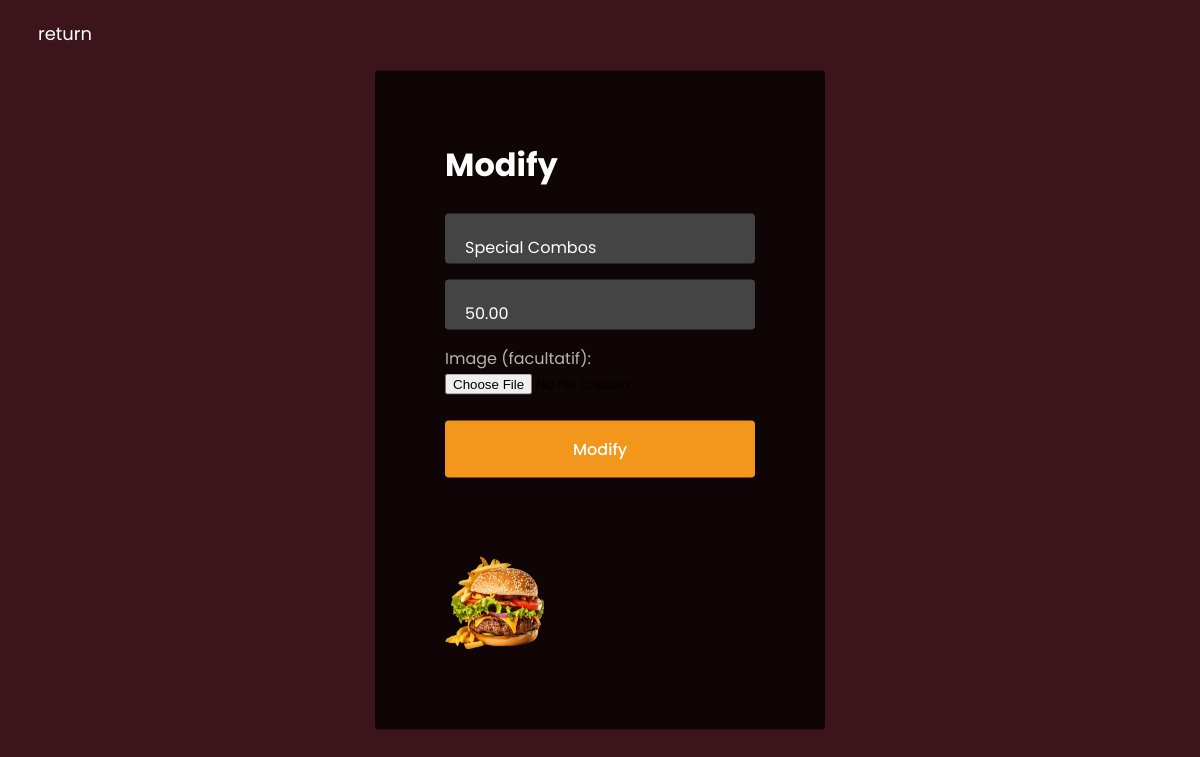
The app's page /edit_product.php?id=1 (signed in) with its own data.
### tables this page shows
CREATE TABLE `products` (
  `id` int(11) NOT NULL,
  `name` varchar(255) NOT NULL,
  `price` decimal(10,2) NOT NULL,
  `image` varchar(255) NOT NULL
);

### edit_product.php (the view, shortened to what this page needs)
<?php
require_once 'config.php';
if (isset($_GET['id'])) {
    $product_id = $_GET['id'];
    $sql = "SELECT name, price, image FROM products WHERE id = ?";
    if ($stmt = $conn->prepare($sql)) {
        $stmt->bind_param("i", $product_id);
        $stmt->execute();
        $stmt->bind_result($name, $price, $image);
    }
} else {
    echo "ID de produit manquant.";
}
?>
<!DOCTYPE html>
<html lang="en">
<head>
    <link rel="stylesheet" href="login.css">
    <link rel="stylesheet" href="https://cdnjs.cloudflare.com/ajax/libs/font-awesome/6.6.0/css/all.min.css" />
    <link rel="stylesheet" href="https://cdn.jsdelivr.net/npm/swiper@11/swiper-bundle.min.css" />
    <link rel="stylesheet" href="style.css" />
</head>
<body>
<header>
      <nav class="navbar">
        <ul class="nav-menu">
          <li class="nav-item">
            <a href="manage_products.php" class="nav-link"> return</a>
          </li>
        </ul>
      </nav>
    </header>
    <div class="form-wrapper">
        <h2>Modify</h2>
        <form method="post" enctype="multipart/form-data">
            <div class="form-control">
            <input type="text" id="name" name="name" value="<?php echo htmlspecialchars($name); ?>" required><br>
            </div>
            <div class="form-control">
            <input type="number" id="price" name="price" value="<?php echo htmlspecialchars($price); ?>" step="0.01" required><br>
            </div>
            <label for="image">Image (facultatif):</label>
            <input type="file" id="image" name="image"><br>
            <button type="submit">Modify</button>
        </form>
        <?php if (isset($image) && !empty($image)) : ?>
            <img src="<?php echo htmlspecialchars($image); ?>" alt="<?php echo htmlspecialchars($name); ?>" style="width:100px;height:100px;">
        <?php endif; ?>
    </div>
</body>
</html>

### login.css (style rules this page uses)
* { margin: 0; padding: 0; box-sizing: border-box; font-family: 'Roboto', sans-serif; }
body { background: #3b141c; }
body::before { content: ""; position: absolute; left: 0; top: 0; opacity: 0.5; width: 100%; height: 100%; background: url("images/hero-img.jpg"); background-position: center; }
nav { position: fixed; padding: 25px 60px; z-index: 1; }
.form-wrapper { position: absolute; left: 50%; top: 50%; border-radius: 4px; padding: 70px; width: 450px; transform: translate(-50%, -50%); background: rgba(0, 0, 0, .75); }
.form-wrapper h2 { color: #fff; font-size: 2rem; }
.form-wrapper form { margin: 25px 0 65px; }
form .form-control { height: 50px; position: relative; margin-bottom: 16px; }
.form-control input { height: 100%; width: 100%; background: #333; border: none; outline: none; border-radius: 4px; color: #fff; font-size: 1rem; padding: 0 20px; }
form button { width: 100%; padding: 16px 0; font-size: 1rem; background: #f3961c; color: #fff; font-weight: 500; border-radius: 4px; border: none; outline: none; margin: 25px 0 10px; cursor: pointer; transition: 0.1s ease; }
.form-wrapper :where(label, p, small, a) { color: #b3b3b3; }

### style.css (style rules this page uses)
* { padding: 0; margin: 0; box-sizing: border-box; font-family: "Poppins", sans-serif; }
:root { --white-color: #fff; --dark-color: #252525; --primary-color: #3b141c; --secondary-color: #f3961c; --light-pink-color: #faf4f5; --medium-gray-color: #ccc; --font-size-s: 0.9rem; --font-size-n: 1rem; --font-size-m: 1.12rem; --font-size-l: 1.5rem; --font-size-xl: 2rem; --font-size-xxl: 2.3rem; --font-weight-normal: 400; --font-weight-medium: 500; --font-weight-semibold: 600; --font-weight-bold: 700; --border-radius-s: 8px; --border-radius-m: 30px; --border-radius-circle: 50%; --site-max-width: 1300px; }
html { scroll-behavior: smooth; }
ul { list-style: none; }
a { text-decoration: none; }
button { cursor: pointer; background: none; border: none; }
img { width: 100%; }
header { z-index: 5; width: 100%; position: fixed; background: var(--primary-color); }
header .navbar { display: flex; padding: 20px; align-items: center; margin: 0 auto; justify-content: space-between; max-width: var(--site-max-width); }
.navbar .nav-menu { gap: 10px; display: flex; }
.navbar .nav-menu .nav-link { padding: 10px 18px; color: var(--white-color); font-size: var(--font-size-m); border-radius: var(--border-radius-m); transition: 0.3s ease; }

### records on screen
products: name "Special Combos", price "50.00", image (picture)
